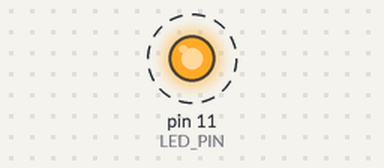
Simulated run of this sketch. Board: Arduino Uno, built with avr-gcc and run on an emulated ATmega328P. Parts: output pins drawn as LEDs (lit = HIGH). Dashed ring = blinking.

Above: at 0.5 s.
Timing chart, 0 to 4.6 s (numbered marks = the images above):
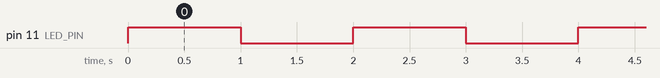

The sketch:

main.ino
```cpp
// C++ code
//
// Create a circuit.
//Make the LED blink - on for 1 second, off for 1 second.
const byte LED_PIN = 11;

void setup()
{
  pinMode(LED_PIN, OUTPUT);
}

void loop()
{
    digitalWrite(LED_PIN, HIGH);
  	delay(1000);
    digitalWrite(LED_PIN, LOW);
  	delay(1000);
}
```

Measured:
- by itself, pin 11 (LED_PIN): alternates HIGH for 1.0 s and LOW for 1.0 s
